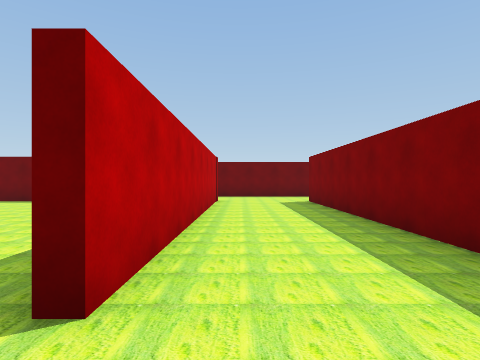
view 1 (above)

24 first-person views from a walk through a Unity game level. The camera is 1.3 m above the floor, looks level and sees 80° across. The floor is counted in squares, 2 m on a side. Each view is taken from the middle of a square. On the plan, view 1 faces up. The plan holds only what a view shows up to about 9 squares ahead; the rest is blank. The place goes on beyond the plan. The player is left out.

view 2
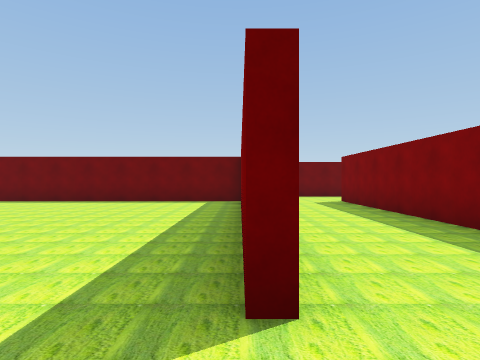

view 3
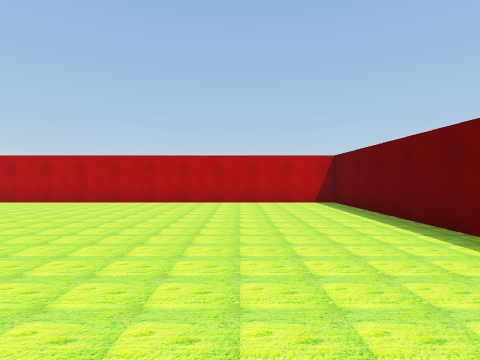

view 4
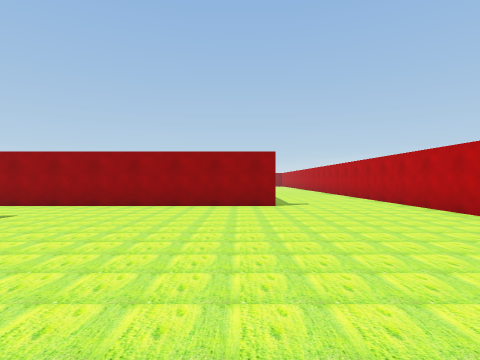

view 5
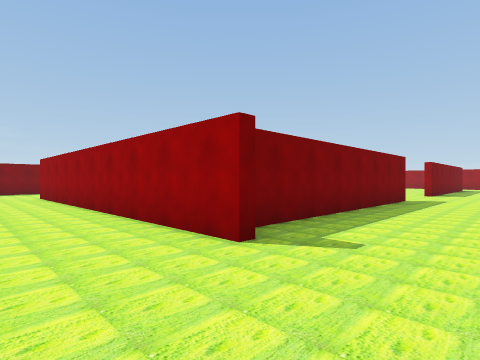

view 6
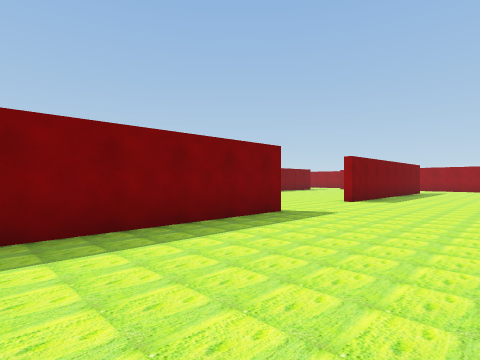

view 7
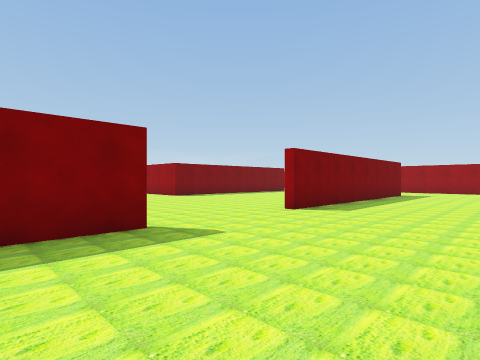

view 8
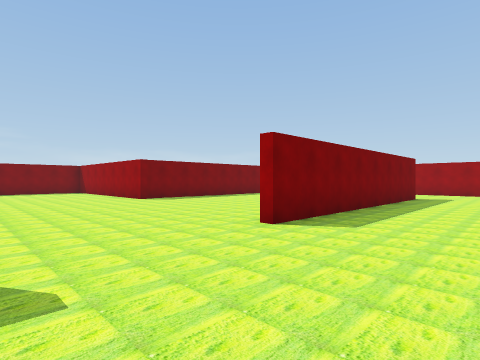

view 9
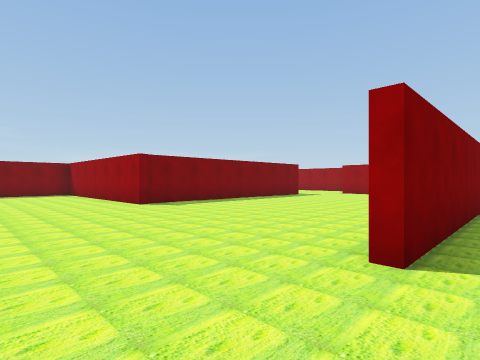

view 10
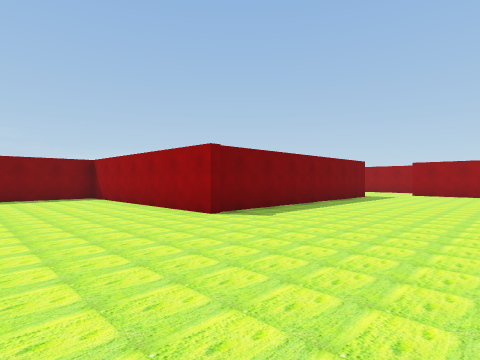

view 11
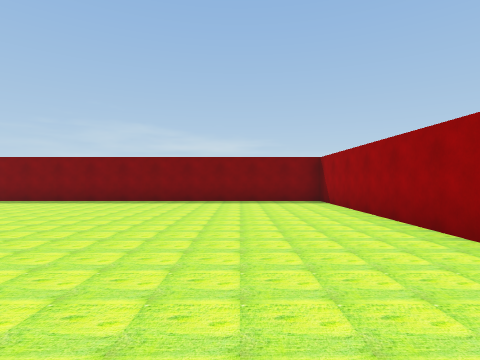

view 12
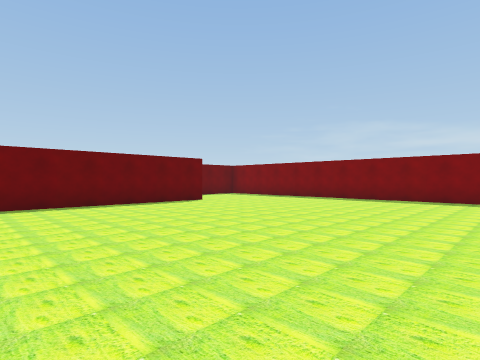

view 13
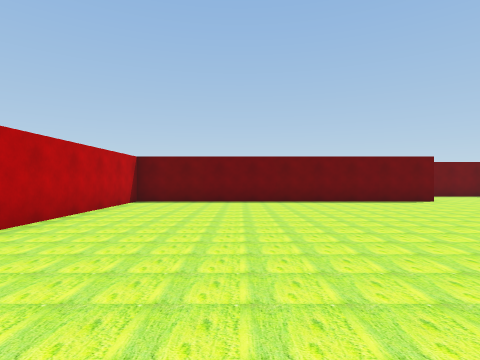

view 14
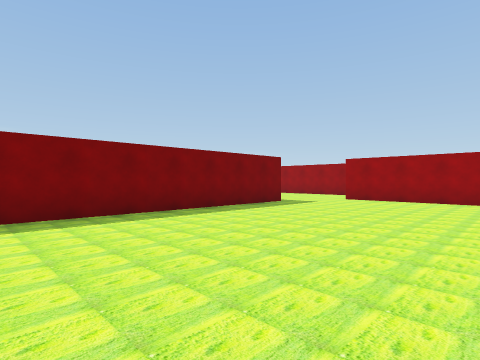

view 15
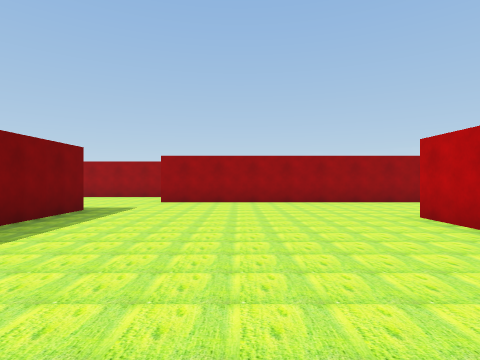

view 16
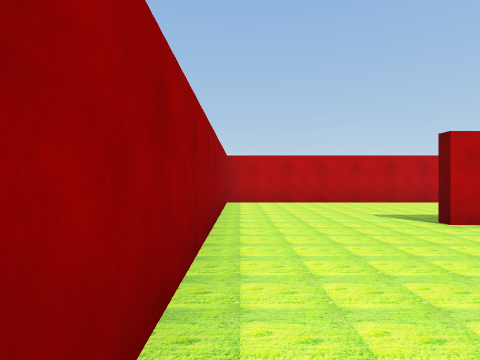

view 17
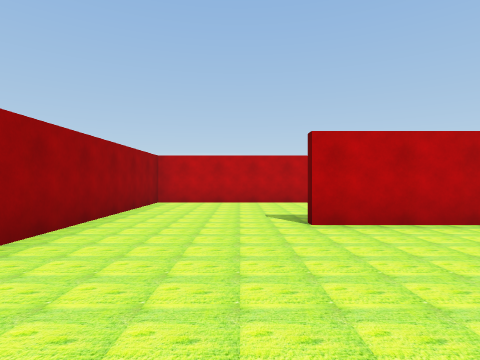

view 18
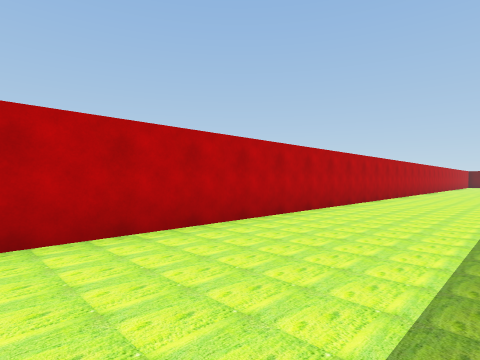

view 19
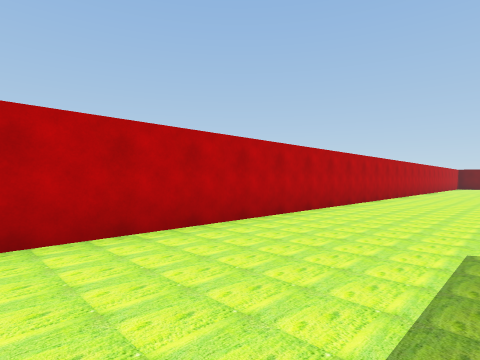

view 20
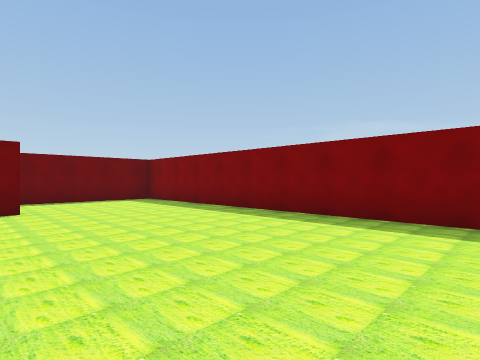

view 21
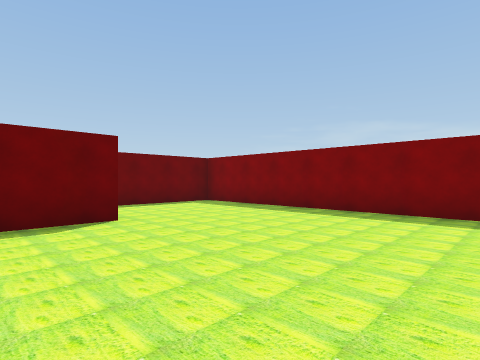

view 22
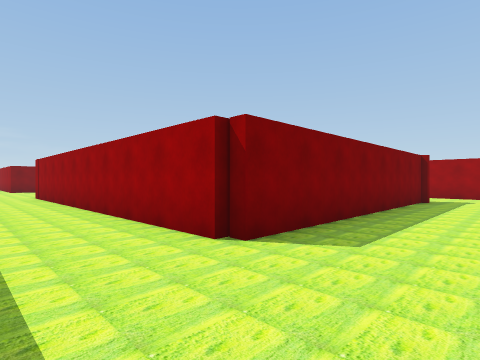

view 23
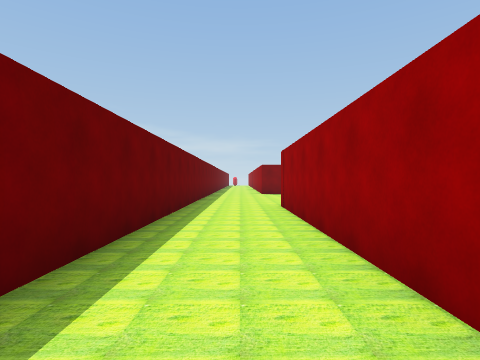

view 24
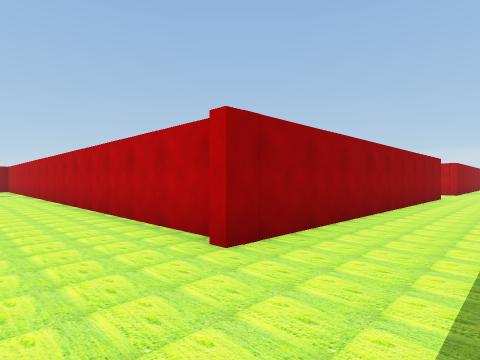

### Floor plan
Points are (right, up) in squares from view 1. A wall is a line through its corners. A room is listed if a view was taken in it or the views show most of it. See-through windows are left out.
Room 1 (views 1, 22, 23, 24)
walls: (2.4, 9) (12.2, 9); (11.9, 8.5) (11.9, 0.4); (-0.7, 8.8) (-0.7, 1.3); (14, 11.3) (6.5, 11.3); (2.1, 1.6) (2.1, 8.9); (-0.6, -1.1) (1.6, -1.1)
ways out: opening at (-1, 0.5) to room 2; opening at (2, 0) to room 2
Room 2 (views 2, 3, 4, 5, 6, 7, 8, 9, 10, 11, 12, 13, 14, 15, 16, 17, 18, 19, 20, 21)
walls: (-6.4, -8.9) (-6.4, -1.9); (-10.3, -6.5) (-10.3, -23.4) (-0.6, -23.4); (-7, -1.1) (-0.6, -1.1); (2.9, -1.4) (-6.1, -1.4) (-6.1, -6.4); (-6.1, -17.5) (-6.1, -20); (-1, 1.4) (-1, 3.5); (-6.4, -19.1) (-6.4, -12.2); (0.4, -21.2) (0.4, -13.5) (6.9, -13.5) (6.9, 0.9); (6.5, 1.3) (3.1, 1.3); (-0.9, 8.7) (-10.3, 8.7) (-10.3, -3)
ways out: opening at (-1, 0.5) to room 1; opening at (2, 0) to room 1; opening at (0, -22.5)

Where each view was taken, in squares from view 1:
view 1: 0 up, 0 right, facing up
view 2: 0 up, 1 left, facing up
view 3: 6 up, 2 left, facing left
view 4: 6 up, 6 left, facing down
view 5: 1 up, 9 left, facing down-right
view 6: 4 down, 10 left, facing down-right
view 7: 7 down, 10 left, facing down-right
view 8: 9 down, 9 left, facing down-right
view 9: 10 down, 7 left, facing down-right
view 10: 10 down, 4 left, facing down-right
view 11: 11 down, 2 left, facing right
view 12: 9 down, 3 left, facing up-right
view 13: 10 down, 3 left, facing up
view 14: 14 down, 5 left, facing down-right
view 15: 15 down, 3 left, facing down
view 16: 23 down, 2 left, facing left
view 17: 21 down, 2 left, facing left
view 18: 21 down, 7 left, facing up-left
view 19: 16 down, 7 left, facing up-left
view 20: 8 down, 2 right, facing up-right
view 21: 6 down, 1 right, facing up-right
view 22: 11 up, 0 right, facing down-right
view 23: 10 up, 5 right, facing right
view 24: 11 up, 14 right, facing down-left
